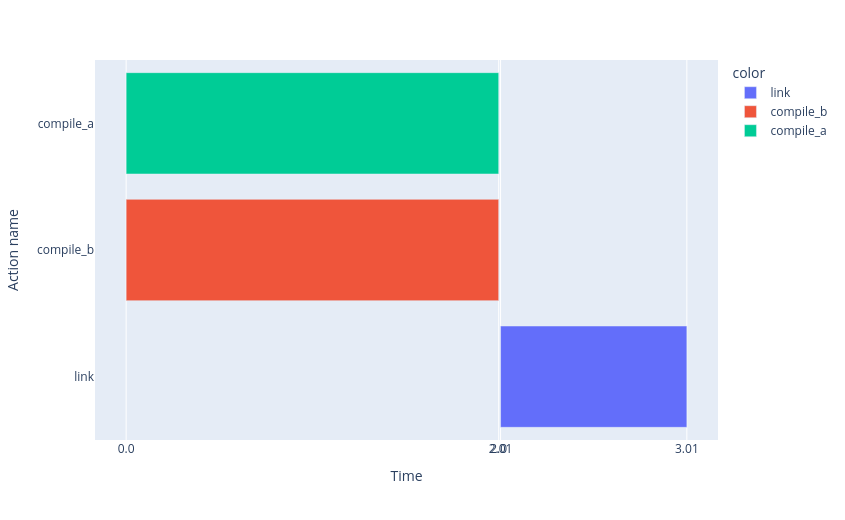

Notebook source saved alongside this figure:
### Code cell
with OneshotPlanner(name="tempest-opt",
                    params={"solver_name": "z3", "sat_before_opt": True,
                            "ground_abstract_step": True}) as p:
    opt_pipeline = p.solve(pipeline_prob, output_stream=sys.stdout)

print(f"\nOptimal plan  (makespan {plan_makespan(opt_pipeline.plan):.1f}):")
for start, action, dur in opt_pipeline.plan.timed_actions:
    print(f"  t={float(start):.2f}  {action}  [dur={dur}]")

print(f"\nSatisficing makespan : {plan_makespan(sat_pipeline.plan):.1f}  ({len(sat_pipeline.plan.timed_actions)} action)")
print(f"Optimal makespan     : {plan_makespan(opt_pipeline.plan):.1f}  ({len(opt_pipeline.plan.timed_actions)} actions, parallel)")

# Visualise the optimal plan: compile_a and compile_b overlap, then link.
plot_time_triggered_plan(opt_pipeline.plan)

### Figure 1 — Plotly figure (JSON) as saved in the notebook; plotly's stock layout.template omitted (floating-point values rounded to 4 significant figures)
{"data": [{"base": ["1970-01-01T01:00:02.010000"], "hovertemplate": "color=link<br>start=%{base}<br>end=%{x}<br>Action name=%{y}<extra></extra>", "legendgroup": "link", "marker": {"color": "#636efa", "pattern": {"shape": ""}}, "name": "link", "orientation": "h", "showlegend": true, "textposition": "auto", "type": "bar", "x": [1000], "xaxis": "x", "y": ["link_0"], "yaxis": "y"}, {"base": ["1970-01-01T01:00:00.000000"], "hovertemplate": "color=compile_b<br>start=%{base}<br>end=%{x}<br>Action name=%{y}<extra></extra>", "legendgroup": "compile_b", "marker": {"color": "#EF553B", "pattern": {"shape": ""}}, "name": "compile_b", "orientation": "h", "showlegend": true, "textposition": "auto", "type": "bar", "x": [2000], "xaxis": "x", "y": ["compile_b_1"], "yaxis": "y"}, {"base": ["1970-01-01T01:00:00.000000"], "hovertemplate": "color=compile_a<br>start=%{base}<br>end=%{x}<br>Action name=%{y}<extra></extra>", "legendgroup": "compile_a", "marker": {"color": "#00cc96", "pattern": {"shape": ""}}, "name": "compile_a", "orientation": "h", "showlegend": true, "textposition": "auto", "type": "bar", "x": [2000], "xaxis": "x", "y": ["compile_a_2"], "yaxis": "y"}], "layout": {"barmode": "overlay", "height": 520, "legend": {"title": {"text": "color"}, "tracegroupgap": 0}, "margin": {"t": 60}, "width": 845, "xaxis": {"anchor": "y", "domain": [0, 1], "tickmode": "array", "ticktext": ["2.01", "3.01", "0.0", "2.0"], "tickvals": ["1970-01-01T01:00:02.010000", "1970-01-01T01:00:03.010000", "1970-01-01T01:00:00", "1970-01-01T01:00:02"], "title": {"text": "Time"}, "type": "date"}, "yaxis": {"anchor": "x", "domain": [0, 1], "tickmode": "array", "ticktext": ["link", "compile_b", "compile_a"], "tickvals": ["link_0", "compile_b_1", "compile_a_2"], "title": {"text": "Action name"}}}}
